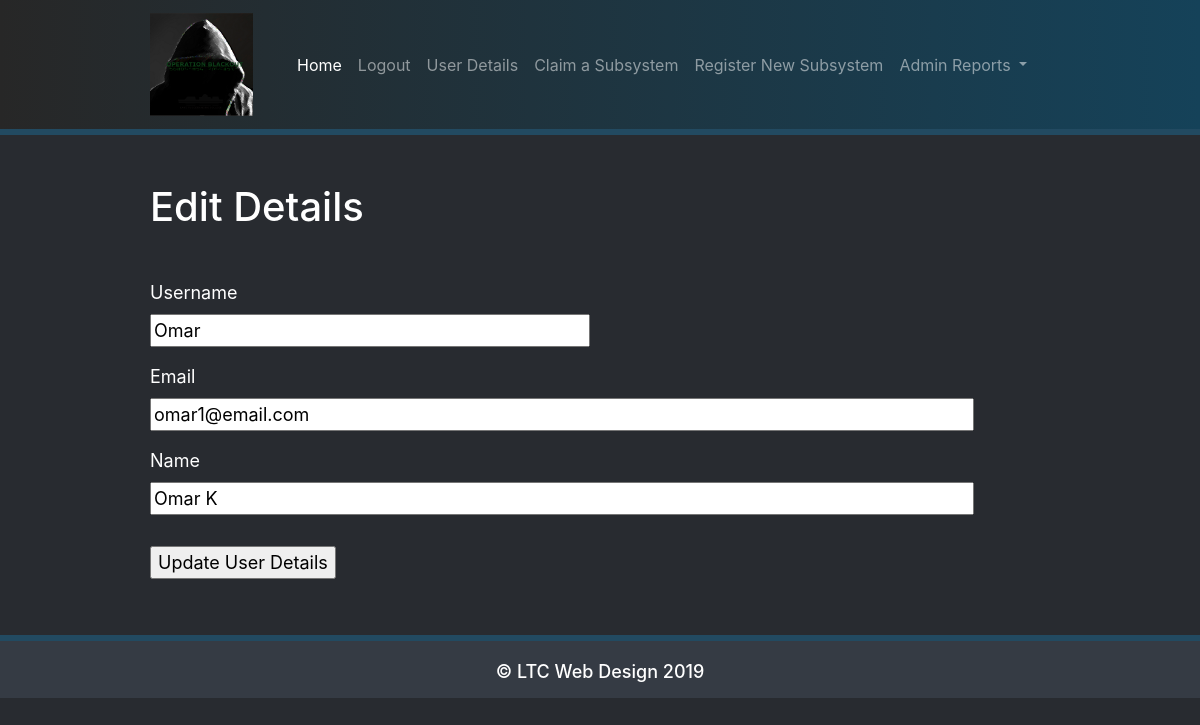
The page /edit_user/7 (signed in) on the database as committed earlier.
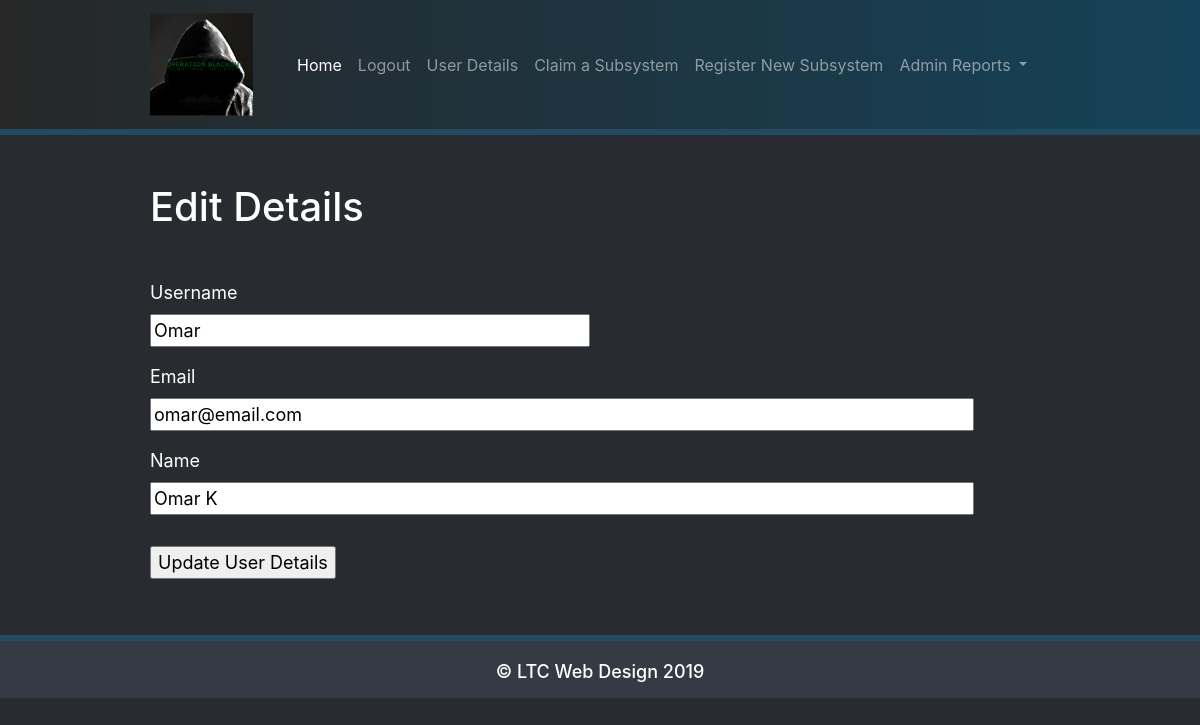
The same page on the database as committed later.
### models.py (models this page shows, shortened)
class User(UserMixin, db.Model):
    id = db.Column(db.Integer, primary_key=True)
    name = db.Column(db.String(64), index=True, unique=True)
    username = db.Column(db.String(64), index=True, unique=True)
    email = db.Column(db.String(120), index=True, unique=True)
    password_hash = db.Column(db.String(128))
    is_administrator = db.Column(db.Boolean)
    current_score = db.Column(db.Integer)
    def is_admin(self):
        if self.is_administrator == bool('true'):
            print("{} is an Administrator".format(self.username))
            return True
        else:
            print("{} is a Regular User".format(self.username))
            return False

### app.py (the view)
@app.route('/edit_user/<userid>', methods=['GET', 'POST'])
@login_required
def edit_User(userid):
    form = EditUserForm()
    user = User.query.filter_by(id=userid).first()
    if form.validate_on_submit():
        user.update_details(form.username.data, form.name.data, form.email.data)
        db.session.commit()
        print("User Updated : {}".format(user))
        flash("User Reset")
        return redirect(url_for('user_details'))
    form.username.data = user.username
    form.email.data = user.email
    form.name.data = user.name
    return render_template('edit-user.html', title='Reset Password', form=form, user=user)

### forms.py
class EditUserForm(FlaskForm):
    username = StringField('Username', validators=[DataRequired()])
    name = StringField('Name', validators=[DataRequired()])
    email = StringField('Email', validators=[DataRequired(), Email()])
    submit = SubmitField('Update User Details')

### models.py (called while the page is built)
@login.user_loader
def load_user(id):
    return User.query.get(int(id))

### templates/edit-user.html (shortened to what this page needs)
{% extends 'base.html' %}
{% block header %}
  <h1>{% block title %}Edit Details{% endblock %}</h1>
{% endblock %}
{% block content %}
    <form action="" method="post">
        <p>
            {{ form.username.label }}<br>
            {{ form.username(size=32) }}<br>
        </p>
        <p>
            {{ form.email.label }}<br>
            {{ form.email(size=64) }}<br>
        </p>
            <p>
            {{ form.name.label }}<br>
            {{ form.name(size=64) }}<br>
        </p>
        <p style="padding-top: 15px">{{ form.submit() }}</p>
    </form>
{% endblock %}

Rows that differ between the two databases and show on the page:
changed User "Omar": email "omar1@email.com" → "omar@email.com"
